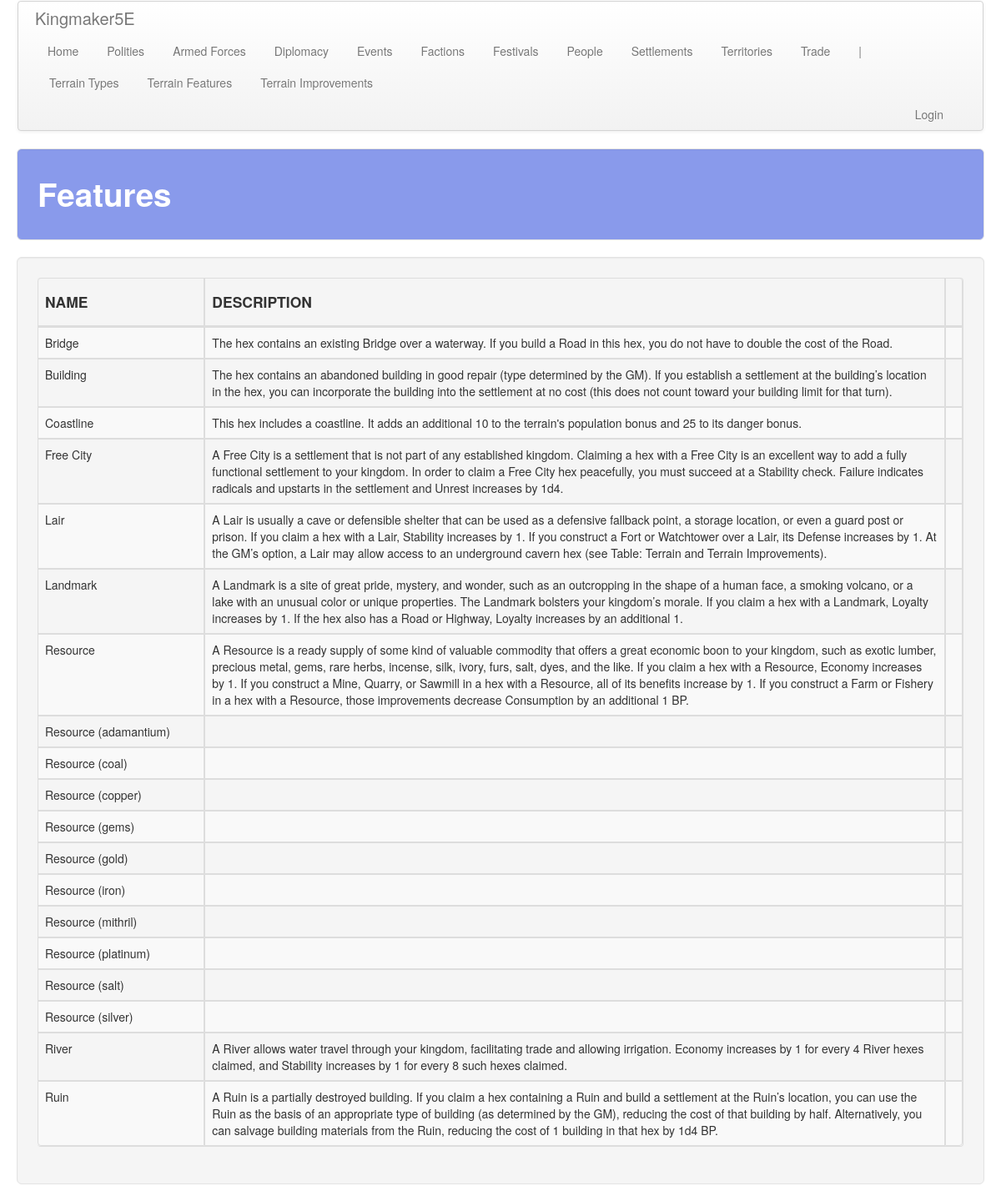
Page /territory/features on the committed database.
### territory/models.py (models this page shows, shortened)
class Feature(models.Model):
    name = models.CharField(max_length=default_max_length)
    desc = models.TextField(default="", blank=True, null=True)
    pop_bonus = models.IntegerField(default=0)
    dan_bonus = models.IntegerField(default=0)
    eco_bonus = models.FloatField(default=0)
    loy_bonus = models.FloatField(default=0)
    sta_bonus = models.FloatField(default=0)
    def_bonus = models.IntegerField(default=0)
    con_bonus = models.IntegerField(default=0)
    inc_bonus = models.IntegerField(default=0)
    unr_bonus = models.IntegerField(default=0)

### territory/views.py (the view)
# urls.py: path('features', views.features, name='features'),
def features(request): return show_all_items(request, app_name, c_obj, c_plural, sort='name')

### territory/templates/territory/features.html (shortened to what this page needs)
<!DOCTYPE html>
{% extends 'territory/base.html' %}
{% block table_header %}
    <th class="th_ccell"><h4>NAME</h4></th>
    <th class="th_ccell"><h4>DESCRIPTION</h4></th>
    <th class="th_ccell"><h4></h4></th>
{% endblock %}
{% block table_body %}
    {% for feature in features %}
        <tr>
            <td class="tb_ccell">{{ feature.name }}</td>
            <td class="tb_lcell" width="80%">{{ feature.desc }}</td>
            <td class="tb_ccell">
            </td>
        </tr>
    {% endfor %}
{% endblock %}

### static/css/custom.css (style rules this page uses)
.th_ccell { text-align: center; padding: 20px 20px 20px 20px; }
.tb_ccell { text-align: center; padding: 20px 20px 20px 20px; }
.tb_lcell { text-align: left; padding: 20px 20px 20px 20px; }

### static/css/hexagons.css (style rules this page uses)
* { margin: 0; padding: 0; }

### rows in the picture
Feature: name "Bridge", desc "The hex contains an existing Bridge over a waterway. If you build a Road in this hex, you do not have to double the cost of the Road."
Feature: name "Building", desc "The hex contains an abandoned building in good repair (type determined by the GM). If you establish a settlement at the building’s location in the hex, you can incorporate the building into the settlement at no cost (this does not count toward your building limit for that turn)."
Feature: name "Coastline", desc "This hex includes a coastline. It adds an additional 10 to the terrain's population bonus and 25 to its danger bonus."
Feature: name "Free City", desc "A Free City is a settlement that is not part of any established kingdom. Claiming a hex with a Free City is an excellent way to add a fully functional settlement to your kingdom. In order to claim a Free City hex peacefully, you must succeed at a Stability check. Failure indicates radicals and upstarts in the settlement and Unrest increases by 1d4."
Feature: name "Lair", desc "A Lair is usually a cave or defensible shelter that can be used as a defensive fallback point, a storage location, or even a guard post or prison. If you claim a hex with a Lair, Stability increases by 1. If you construct a Fort or Watchtower over a Lair, its Defense increases by 1. At the GM’s option, a Lair may allow access to an underground cavern hex (see Table: Terrain and Terrain Improvements)."
Feature: name "Landmark", desc "A Landmark is a site of great pride, mystery, and wonder, such as an outcropping in the shape of a human face, a smoking volcano, or a lake with an unusual color or unique properties. The Landmark bolsters your kingdom’s morale. If you claim a hex with a Landmark, Loyalty increases by 1. If the hex also has a Road or Highway, Loyalty increases by an additional 1."
Feature: name "Resource", desc "A Resource is a ready supply of some kind of valuable commodity that offers a great economic boon to your kingdom, such as exotic lumber, precious metal, gems, rare herbs, incense, silk, ivory, furs, salt, dyes, and the like. If you claim a hex with a Resource, Economy increases by 1. If you construct a Mine, Quarry, or Sawmill in a hex with a Resource, all of its benefits increase by 1. If you construct a Farm or Fishery in a hex with a Resource, those improvements decrease Consumption by an additional 1 BP."
Feature: name "Resource (adamantium)"
Feature: name "Resource (coal)"
Feature: name "Resource (copper)"
Feature: name "Resource (gems)"
Feature: name "Resource (gold)"
Feature: name "Resource (iron)"
Feature: name "Resource (mithril)"
Feature: name "Resource (platinum)"
Feature: name "Resource (salt)"
Feature: name "Resource (silver)"
Feature: name "River", desc "A River allows water travel through your kingdom, facilitating trade and allowing irrigation. Economy increases by 1 for every 4 River hexes claimed, and Stability increases by 1 for every 8 such hexes claimed."
Feature: name "Ruin", desc "A Ruin is a partially destroyed building. If you claim a hex containing a Ruin and build a settlement at the Ruin’s location, you can use the Ruin as the basis of an appropriate type of building (as determined by the GM), reducing the cost of that building by half. Alternatively, you can salvage building materials from the Ruin, reducing the cost of 1 building in that hex by 1d4 BP."

### other values in the picture
{{ title }} "Features"
